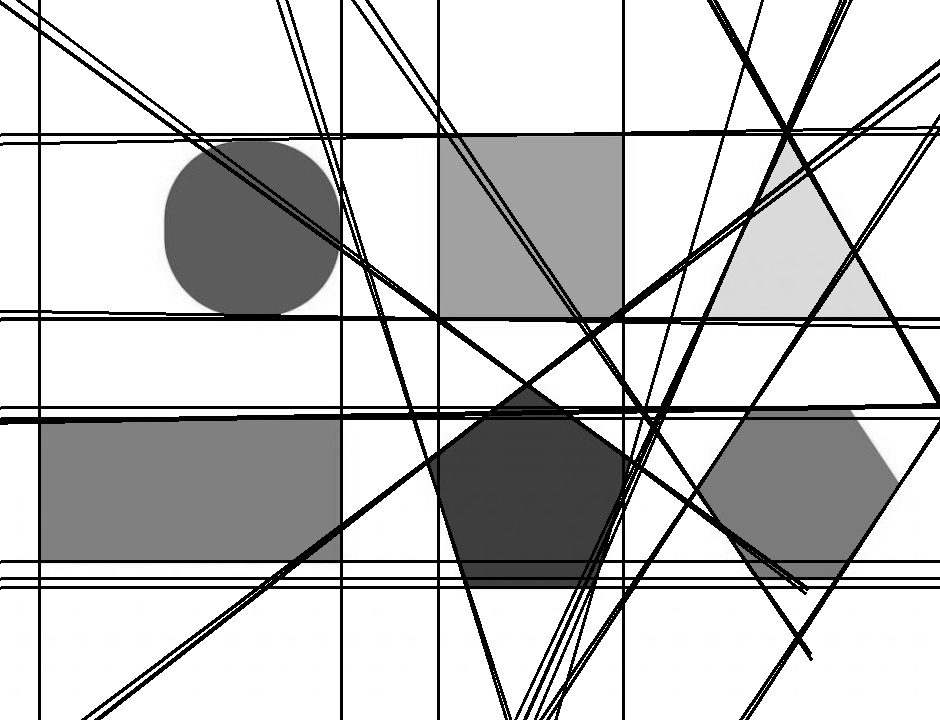
#> input picture Hough Lines.jpg, 940 x 720 px
$ python -i function_detect_edge.py   (imports and definitions only)
#> lines starting #> are read from the running program, lines starting #| are printed output that depends on the picture
from scipy import ndimage
from scipy.ndimage.filters import convolve

from scipy import misc
import numpy as np

class cannyEdgeDetector:
    def __init__(self, imgs, sigma=1, kernel_size=5, weak_pixel=75, strong_pixel=255, lowthreshold=0.05, highthreshold=0.15):
        self.imgs = imgs
        self.imgs_final = None
        self.img_smoothed = None
        self.gradientMat = None
        self.thetaMat = None
        self.nonMaxImg = None
        self.thresholdImg = None
        self.weak_pixel = weak_pixel
        self.strong_pixel = strong_pixel
        self.sigma = sigma
        self.kernel_size = kernel_size
        self.lowThreshold = lowthreshold
        self.highThreshold = highthreshold
        return

    def gaussian_kernel(self, size, sigma=1):
        size = int(size) // 2
        x, y = np.mgrid[-size:size+1, -size:size+1]
        normal = 1 / (2.0 * np.pi * sigma**2)
        g =  np.exp(-((x**2 + y**2) / (2.0*sigma**2))) * normal
        return g

    def sobel_filters(self, img):
        Kx = np.array([[-1, 0, 1], [-2, 0, 2], [-1, 0, 1]], np.float32)
        Ky = np.array([[1, 2, 1], [0, 0, 0], [-1, -2, -1]], np.float32)

        Ix = ndimage.filters.convolve(img, Kx)
        Iy = ndimage.filters.convolve(img, Ky)

        G = np.hypot(Ix, Iy)
        G = G / G.max() * 255
        theta = np.arctan2(Iy, Ix)
        return (G, theta)

    def prewitt_filters(self, img):
        Kx = np.array([[-1, 0, 1], [-1, 0, 1], [-1, 0, 1]], np.float32)
        Ky = np.array([[1, 1, 1], [0, 0, 0], [-1, -1, -1]], np.float32)

        Ix = ndimage.filters.convolve(img, Kx)
        Iy = ndimage.filters.convolve(img, Ky)

        G = np.hypot(Ix, Iy)
        G = G / G.max() * 255
        theta = np.arctan2(Iy, Ix)
        return (G, theta)


    def non_max_suppression(self, img, D):
        M, N = img.shape
        Z = np.zeros((M,N), dtype=np.int32)
        angle = D * 180. / np.pi
        angle[angle < 0] += 180


        for i in range(1,M-1):
            for j in range(1,N-1):
                try:
                    q = 255
                    r = 255

                   #angle 0
                    if (0 <= angle[i,j] < 22.5) or (157.5 <= angle[i,j] <= 180):
                        q = img[i, j+1]
                        r = img[i, j-1]
                    #angle 45
                    elif (22.5 <= angle[i,j] < 67.5):
                        q = img[i+1, j-1]
                        r = img[i-1, j+1]
                    #angle 90
                    elif (67.5 <= angle[i,j] < 112.5):
                        q = img[i+1, j]
                        r = img[i-1, j]
                    #angle 135
                    elif (112.5 <= angle[i,j] < 157.5):
                        q = img[i-1, j-1]
                        r = img[i+1, j+1]

                    if (img[i,j] >= q) and (img[i,j] >= r):
                        Z[i,j] = img[i,j]
                    else:
                        Z[i,j] = 0


                except IndexError as e:
                    pass

        return Z

    def threshold(self, img):

        highThreshold = img.max() * self.highThreshold;
        lowThreshold = highThreshold * self.lowThreshold;

        M, N = img.shape
        res = np.zeros((M,N), dtype=np.int32)

        weak = np.int32(self.weak_pixel)
        strong = np.int32(self.strong_pixel)

        strong_i, strong_j = np.where(img >= highThreshold)
        zeros_i, zeros_j = np.where(img < lowThreshold)

        weak_i, weak_j = np.where((img <= highThreshold) & (img >= lowThreshold))

        res[strong_i, strong_j] = strong
        res[weak_i, weak_j] = weak

        return (res)

    def hysteresis(self, img):

        M, N = img.shape
        weak = self.weak_pixel
        strong = self.strong_pixel

        for i in range(1, M-1):
            for j in range(1, N-1):
                if (img[i,j] == weak):
                    try:
                        if ((img[i+1, j-1] == strong) or (img[i+1, j] == strong) or (img[i+1, j+1] == strong)
                            or (img[i, j-1] == strong) or (img[i, j+1] == strong)
                            or (img[i-1, j-1] == strong) or (img[i-1, j] == strong) or (img[i-1, j+1] == strong)):
                            img[i, j] = strong
                        else:
                            img[i, j] = 0
                    except IndexError as e:
                        pass

        return img

    def detect(self):
        print(self.imgs.shape)
        print(self.gaussian_kernel(self.kernel_size, self.sigma).shape)
        self.img_smoothed = convolve(self.imgs, self.gaussian_kernel(self.kernel_size, self.sigma))
        self.gradientMat, self.thetaMat = self.sobel_filters(self.img_smoothed)
        self.nonMaxImg = self.non_max_suppression(self.gradientMat, self.thetaMat)
        self.thresholdImg = self.threshold(self.nonMaxImg)
        self.imgs_final = self.hysteresis(self.thresholdImg)

        return self.imgs_final

>>> import cv2
>>> picture = cv2.imread('Hough Lines.jpg', cv2.IMREAD_GRAYSCALE)
#> picture is the input picture: shape (720, 940); min 0, max 255, mean 196.8
>>> result = cannyEdgeDetector(picture).detect()
#| (720, 940)
#> in sobel_filters, `Ix = ndimage.filters.convolve(img, Kx)`:
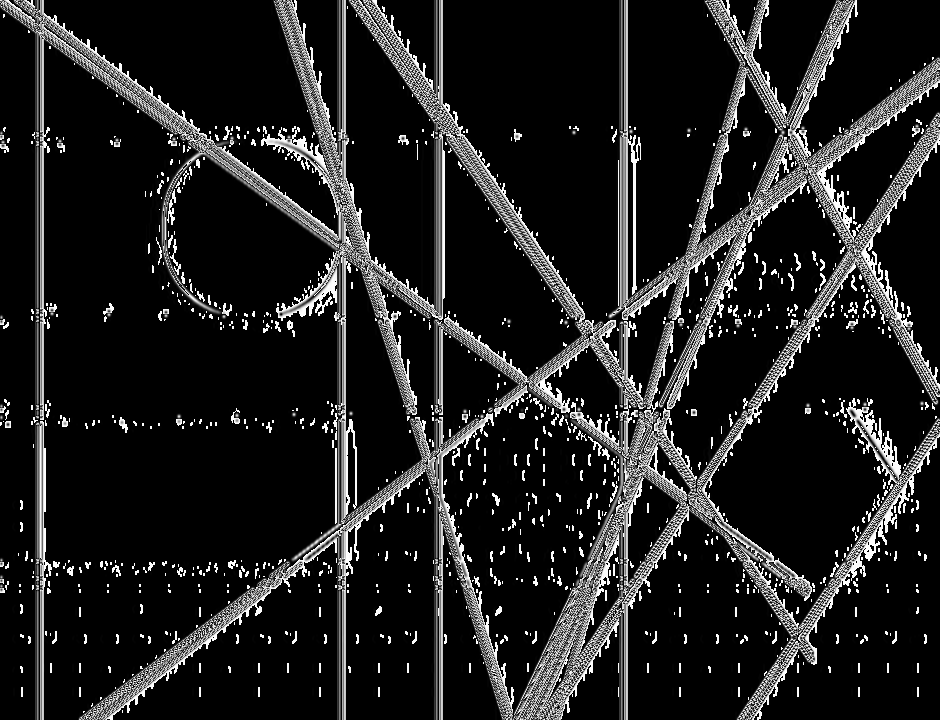
#> Ix: shape (720, 940); min 0, max 255, mean 31.5
#> in sobel_filters, `G = np.hypot(Ix, Iy)`:
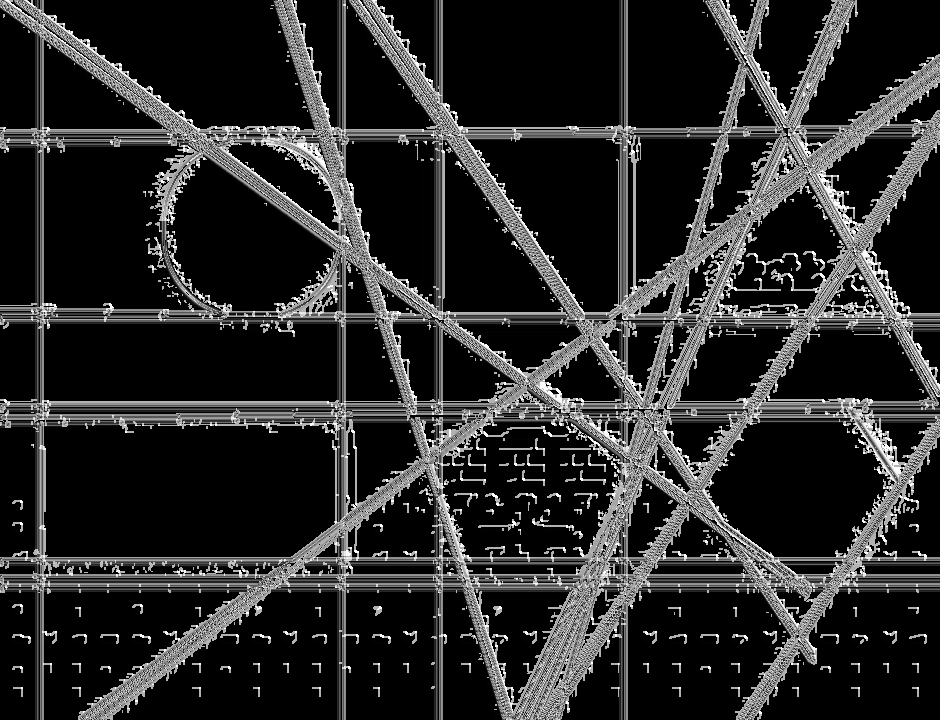
#> G: shape (720, 940) float16; min 0, max 360.5, mean 58; drawn with min black and max white
#> in sobel_filters, `theta = np.arctan2(Iy, Ix)`:
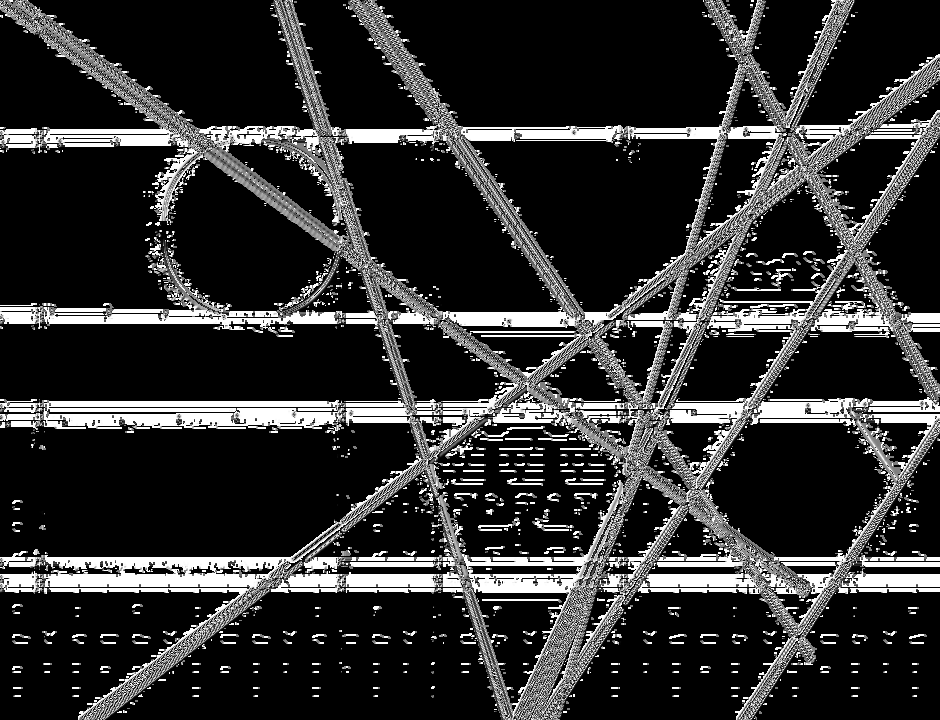
#> theta: shape (720, 940) float16; min 0, max 1.57, mean 0.295; drawn with min black and max white
#> after the loop in non_max_suppression, `for i in range(1,M-1):`:
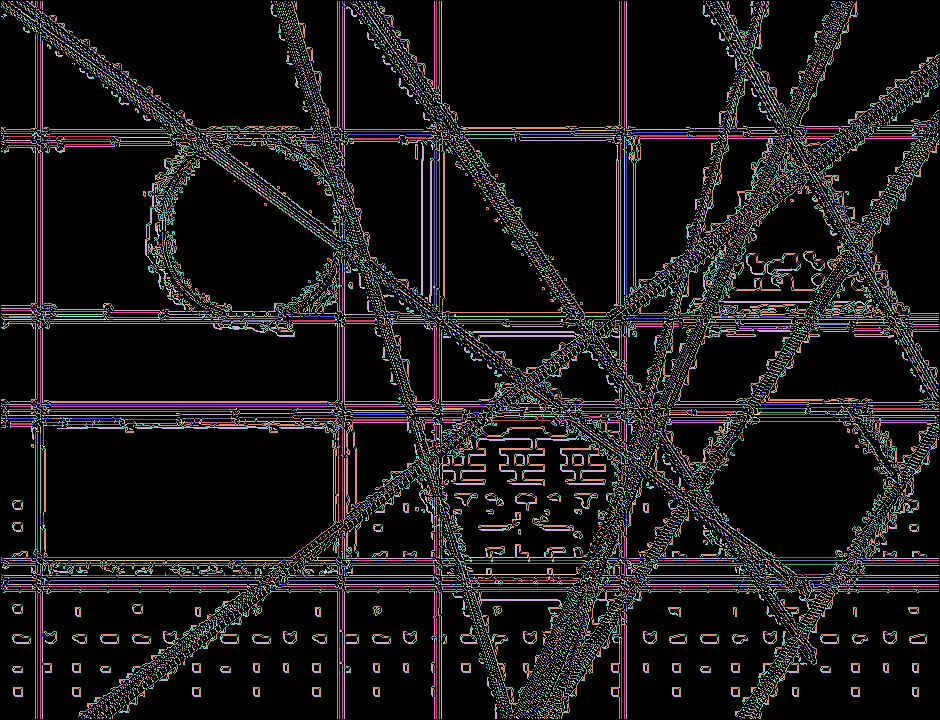
#> Z: shape (720, 940) int32; 237 distinct labels, from 0 to 255; one colour per label, 0 black
#> in threshold, `highThreshold = img.max() * self.highThreshold;`: highThreshold = 38.25
#> in threshold, `lowThreshold = highThreshold * self.lowThreshold;`: lowThreshold = 1.91
#> in threshold, `weak_i, weak_j = np.where((img <= highThreshold) & (img >= lowThreshol..`: weak_i = 10510 values from 1 to 718; weak_j = 10510 values, max 938 at index 4916, min 1 at index 90, mean 492.8
#> in detect, `self.thresholdImg = self.threshold(self.nonMaxImg)`:
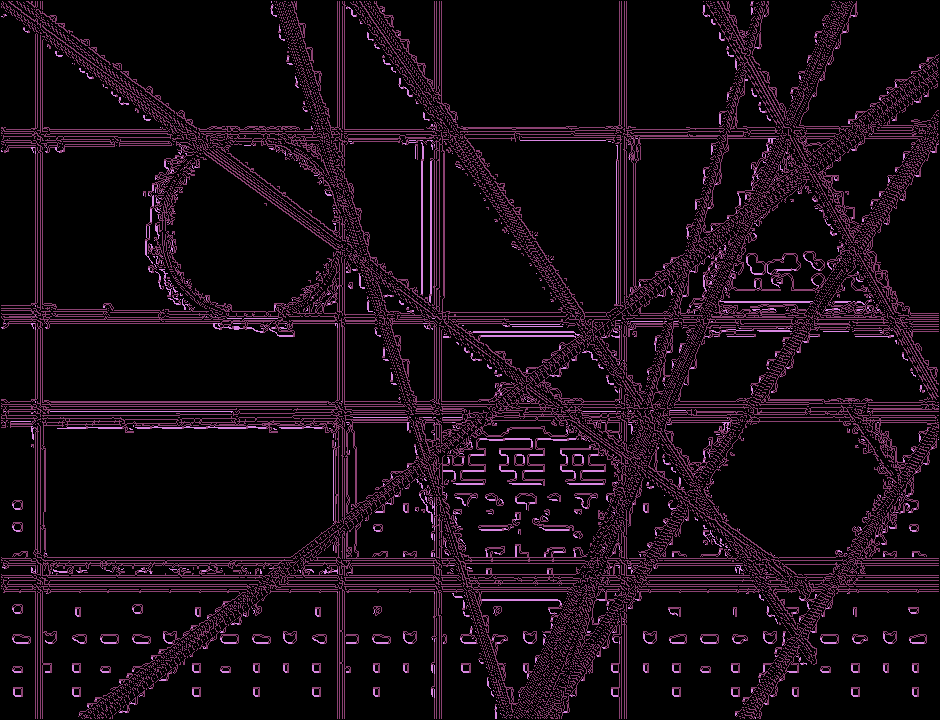
#> self.thresholdImg: shape (720, 940) int32; 3 distinct labels, from 0 to 255; one colour per label, 0 black
#> after the loop in hysteresis, `for i in range(1, M-1):`:
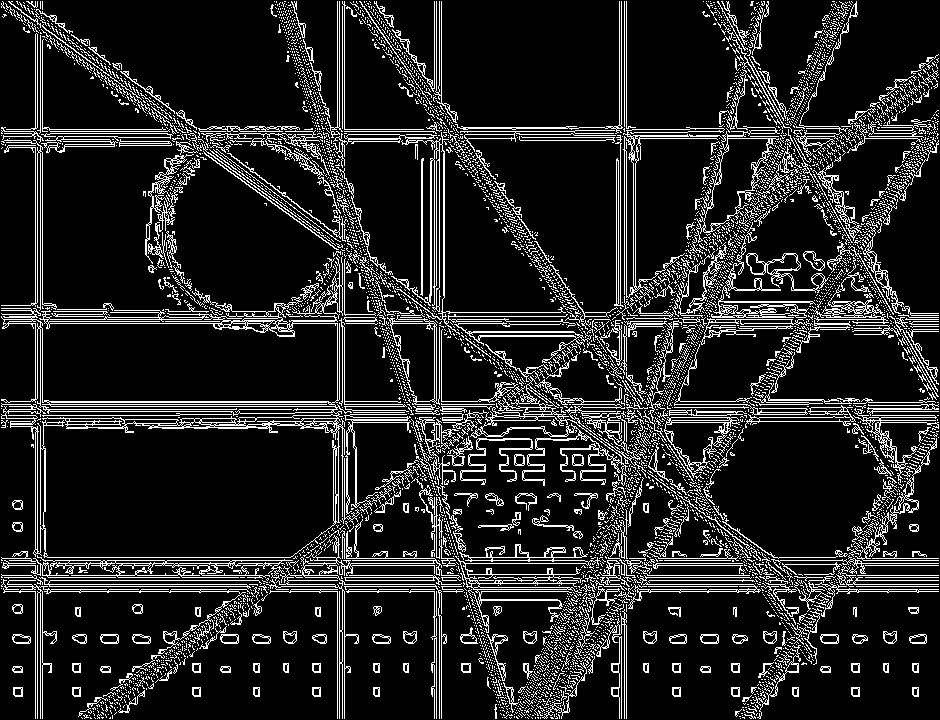
#> img: shape (720, 940) int32; 14.1% white in thin lines or dots
